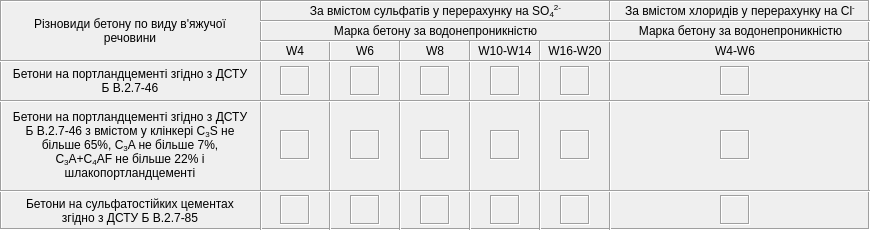
   <widget class="QFrame" name="frame_3">
    <property name="geometry">
     <rect>
      <x>10</x>
      <y>30</y>
      <width>870</width>
      <height>230</height>
     </rect>
    </property>
    <property name="frameShape">
     <enum>QFrame::Box</enum>
    </property>
    <property name="frameShadow">
     <enum>QFrame::Sunken</enum>
    </property>
    <widget class="QLabel" name="label_28">
     <property name="geometry">
      <rect>
       <x>300</x>
       <y>1</y>
       <width>271</width>
       <height>20</height>
      </rect>
     </property>
     <property name="text">
      <string>&lt;html&gt;&lt;head/&gt;&lt;body&gt;&lt;p&gt;За вмістом сульфатів у перерахунку на SO&lt;span style=&quot; vertical-align:sub;&quot;&gt;4&lt;/span&gt;&lt;span style=&quot; vertical-align:super;&quot;&gt;2-&lt;/span&gt;&lt;/p&gt;&lt;/body&gt;&lt;/html&gt;</string>
     </property>
     <property name="alignment">
      <set>Qt::AlignCenter</set>
     </property>
     <property name="wordWrap">
      <bool>true</bool>
     </property>
    </widget>
    <widget class="QLabel" name="label_30">
     <property name="geometry">
      <rect>
       <x>610</x>
       <y>1</y>
       <width>260</width>
       <height>20</height>
      </rect>
     </property>
     <property name="text">
      <string>&lt;html&gt;&lt;head/&gt;&lt;body&gt;&lt;p&gt;За вмістом хлоридів у перерахунку на Cl&lt;span style=&quot; vertical-align:super;&quot;&gt;-&lt;/span&gt;&lt;/p&gt;&lt;/body&gt;&lt;/html&gt;</string>
     </property>
     <property name="alignment">
      <set>Qt::AlignCenter</set>
     </property>
     <property name="wordWrap">
      <bool>true</bool>
     </property>
    </widget>
    <widget class="Line" name="line">
     <property name="geometry">
      <rect>
       <x>260</x>
       <y>0</y>
       <width>3</width>
       <height>230</height>
      </rect>
     </property>
     <property name="orientation">
      <enum>Qt::Vertical</enum>
     </property>
    </widget>
    <widget class="QLabel" name="label_32">
     <property name="geometry">
      <rect>
       <x>10</x>
       <y>60</y>
       <width>240</width>
       <height>41</height>
      </rect>
     </property>
     <property name="text">
      <string>Бетони на портландцементі згідно з ДСТУ Б В.2.7-46</string>
     </property>
     <property name="alignment">
      <set>Qt::AlignCenter</set>
     </property>
     <property name="wordWrap">
      <bool>true</bool>
     </property>
    </widget>
    <widget class="QLabel" name="label_33">
     <property name="geometry">
      <rect>
       <x>10</x>
       <y>100</y>
       <width>240</width>
       <height>91</height>
      </rect>
     </property>
     <property name="text">
      <string>&lt;html&gt;&lt;head/&gt;&lt;body&gt;&lt;p&gt;Бетони на портландцементі згідно з ДСТУ Б В.2.7-46 з вмістом у клінкері C&lt;span style=&quot; vertical-align:sub;&quot;&gt;3&lt;/span&gt;S не більше 65%, C&lt;span style=&quot; vertical-align:sub;&quot;&gt;3&lt;/span&gt;A не більше 7%, &lt;br/&gt;C&lt;span style=&quot; vertical-align:sub;&quot;&gt;3&lt;/span&gt;A+C&lt;span style=&quot; vertical-align:sub;&quot;&gt;4&lt;/span&gt;AF не більше 22% і шлакопортландцементі&lt;/p&gt;&lt;/body&gt;&lt;/html&gt;</string>
     </property>
     <property name="alignment">
      <set>Qt::AlignCenter</set>
     </property>
     <property name="wordWrap">
      <bool>true</bool>
     </property>
    </widget>
    <widget class="QLabel" name="label_34">
     <property name="geometry">
      <rect>
       <x>10</x>
       <y>190</y>
       <width>240</width>
       <height>41</height>
      </rect>
     </property>
     <property name="text">
      <string>Бетони на сульфатостійких цементах згідно з ДСТУ Б В.2.7-85</string>
     </property>
     <property name="alignment">
      <set>Qt::AlignCenter</set>
     </property>
     <property name="wordWrap">
      <bool>true</bool>
     </property>
    </widget>
    <widget class="QLabel" name="label_8">
     <property name="geometry">
      <rect>
       <x>300</x>
       <y>21</y>
       <width>271</width>
       <height>20</height>
      </rect>
     </property>
     <property name="text">
      <string>Марка бетону за водонепроникністю</string>
     </property>
     <property name="alignment">
      <set>Qt::AlignCenter</set>
     </property>
    </widget>
    <widget class="QLabel" name="label_9">
     <property name="geometry">
      <rect>
       <x>260</x>
       <y>41</y>
       <width>70</width>
       <height>20</height>
      </rect>
     </property>
     <property name="text">
      <string>W4</string>
     </property>
     <property name="alignment">
      <set>Qt::AlignCenter</set>
     </property>
    </widget>
    <widget class="QLabel" name="label_10">
     <property name="geometry">
      <rect>
       <x>330</x>
       <y>41</y>
       <width>70</width>
       <height>20</height>
      </rect>
     </property>
     <property name="text">
      <string>W6</string>
     </property>
     <property name="alignment">
      <set>Qt::AlignCenter</set>
     </property>
    </widget>
    <widget class="QLabel" name="label_11">
     <property name="geometry">
      <rect>
       <x>400</x>
       <y>41</y>
       <width>70</width>
       <height>20</height>
      </rect>
     </property>
     <property name="text">
      <string>W8</string>
     </property>
     <property name="alignment">
      <set>Qt::AlignCenter</set>
     </property>
    </widget>
    <widget class="QLabel" name="label_12">
     <property name="geometry">
      <rect>
       <x>470</x>
       <y>41</y>
       <width>70</width>
       <height>20</height>
      </rect>
     </property>
     <property name="text">
      <string>W10-W14</string>
     </property>
     <property name="alignment">
      <set>Qt::AlignCenter</set>
     </property>
    </widget>
    <widget class="QLabel" name="label_13">
     <property name="geometry">
      <rect>
       <x>540</x>
       <y>41</y>
       <width>70</width>
       <height>20</height>
      </rect>
     </property>
     <property name="text">
      <string>W16-W20</string>
     </property>
     <property name="alignment">
      <set>Qt::AlignCenter</set>
     </property>
    </widget>
    <widget class="QLabel" name="label_14">
     <property name="geometry">
      <rect>
       <x>700</x>
       <y>41</y>
       <width>70</width>
       <height>20</height>
      </rect>
     </property>
     <property name="text">
      <string>W4-W6</string>
     </property>
     <property name="alignment">
      <set>Qt::AlignCenter</set>
     </property>
    </widget>
    <widget class="Line" name="line_3">
     <property name="geometry">
      <rect>
       <x>320</x>
       <y>40</y>
       <width>20</width>
       <height>191</height>
      </rect>
     </property>
     <property name="orientation">
      <enum>Qt::Vertical</enum>
     </property>
    </widget>
    <widget class="Line" name="line_4">
     <property name="geometry">
      <rect>
       <x>600</x>
       <y>0</y>
       <width>20</width>
       <height>230</height>
      </rect>
     </property>
     <property name="orientation">
      <enum>Qt::Vertical</enum>
     </property>
    </widget>
    <widget class="Line" name="line_5">
     <property name="geometry">
      <rect>
       <x>260</x>
       <y>40</y>
       <width>611</width>
       <height>3</height>
      </rect>
     </property>
     <property name="orientation">
      <enum>Qt::Horizontal</enum>
     </property>
    </widget>
    <widget class="Line" name="line_6">
     <property name="geometry">
      <rect>
       <x>390</x>
       <y>40</y>
       <width>20</width>
       <height>191</height>
      </rect>
     </property>
     <property name="orientation">
      <enum>Qt::Vertical</enum>
     </property>
    </widget>
    <widget class="Line" name="line_7">
     <property name="geometry">
      <rect>
       <x>460</x>
       <y>40</y>
       <width>20</width>
       <height>191</height>
      </rect>
     </property>
     <property name="orientation">
      <enum>Qt::Vertical</enum>
     </property>
    </widget>
    <widget class="Line" name="line_8">
     <property name="geometry">
      <rect>
       <x>530</x>
       <y>40</y>
       <width>20</width>
       <height>191</height>
      </rect>
     </property>
     <property name="orientation">
      <enum>Qt::Vertical</enum>
     </property>
    </widget>
    <widget class="QLabel" name="label_35">
     <property name="geometry">
      <rect>
       <x>10</x>
       <y>10</y>
       <width>240</width>
       <height>41</height>
      </rect>
     </property>
     <property name="text">
      <string>Різновиди бетону по виду в'яжучої речовини</string>
     </property>
     <property name="alignment">
      <set>Qt::AlignCenter</set>
     </property>
     <property name="wordWrap">
      <bool>true</bool>
     </property>
    </widget>
    <widget class="Line" name="line_9">
     <property name="geometry">
      <rect>
       <x>260</x>
       <y>20</y>
       <width>610</width>
       <height>3</height>
      </rect>
     </property>
     <property name="orientation">
      <enum>Qt::Horizontal</enum>
     </property>
    </widget>
    <widget class="QLabel" name="label_15">
     <property name="geometry">
      <rect>
       <x>620</x>
       <y>21</y>
       <width>241</width>
       <height>20</height>
      </rect>
     </property>
     <property name="text">
      <string>Марка бетону за водонепроникністю</string>
     </property>
     <property name="alignment">
      <set>Qt::AlignCenter</set>
     </property>
    </widget>
    <widget class="Line" name="line_10">
     <property name="geometry">
      <rect>
       <x>0</x>
       <y>60</y>
       <width>870</width>
       <height>3</height>
      </rect>
     </property>
     <property name="orientation">
      <enum>Qt::Horizontal</enum>
     </property>
    </widget>
    <widget class="Line" name="line_11">
     <property name="geometry">
      <rect>
       <x>0</x>
       <y>100</y>
       <width>870</width>
       <height>3</height>
      </rect>
     </property>
     <property name="orientation">
      <enum>Qt::Horizontal</enum>
     </property>
    </widget>
    <widget class="Line" name="line_12">
     <property name="geometry">
      <rect>
       <x>0</x>
       <y>190</y>
       <width>870</width>
       <height>3</height>
      </rect>
     </property>
     <property name="orientation">
      <enum>Qt::Horizontal</enum>
     </property>
    </widget>
    <widget class="QLabel" name="label_5">
     <property name="geometry">
      <rect>
       <x>280</x>
       <y>66</y>
       <width>30</width>
       <height>30</height>
      </rect>
     </property>
     <property name="frameShape">
      <enum>QFrame::Box</enum>
     </property>
     <property name="frameShadow">
      <enum>QFrame::Sunken</enum>
     </property>
     <property name="text">
      <string/>
     </property>
     <property name="alignment">
      <set>Qt::AlignCenter</set>
     </property>
    </widget>
    <widget class="QLabel" name="label_6">
     <property name="geometry">
      <rect>
       <x>350</x>
       <y>66</y>
       <width>30</width>
       <height>30</height>
      </rect>
     </property>
     <property name="frameShape">
      <enum>QFrame::Box</enum>
     </property>
     <property name="frameShadow">
      <enum>QFrame::Sunken</enum>
     </property>
     <property name="text">
      <string/>
     </property>
     <property name="alignment">
      <set>Qt::AlignCenter</set>
     </property>
    </widget>
    <widget class="QLabel" name="label_16">
     <property name="geometry">
      <rect>
       <x>420</x>
       <y>66</y>
       <width>30</width>
       <height>30</height>
      </rect>
     </property>
     <property name="frameShape">
      <enum>QFrame::Box</enum>
     </property>
     <property name="frameShadow">
      <enum>QFrame::Sunken</enum>
     </property>
     <property name="text">
      <string/>
     </property>
     <property name="alignment">
      <set>Qt::AlignCenter</set>
     </property>
    </widget>
    <widget class="QLabel" name="label_21">
     <property name="geometry">
      <rect>
       <x>490</x>
       <y>66</y>
       <width>30</width>
       <height>30</height>
      </rect>
     </property>
     <property name="frameShape">
      <enum>QFrame::Box</enum>
     </property>
     <property name="frameShadow">
      <enum>QFrame::Sunken</enum>
     </property>
     <property name="text">
      <string/>
     </property>
     <property name="alignment">
      <set>Qt::AlignCenter</set>
     </property>
    </widget>
    <widget class="QLabel" name="label_22">
     <property name="geometry">
      <rect>
       <x>560</x>
       <y>66</y>
       <width>30</width>
       <height>30</height>
      </rect>
     </property>
     <property name="frameShape">
      <enum>QFrame::Box</enum>
     </property>
     <property name="frameShadow">
      <enum>QFrame::Sunken</enum>
     </property>
     <property name="text">
      <string/>
     </property>
     <property name="alignment">
      <set>Qt::AlignCenter</set>
     </property>
    </widget>
    <widget class="QLabel" name="label_24">
     <property name="geometry">
      <rect>
       <x>720</x>
       <y>66</y>
       <width>30</width>
       <height>30</height>
      </rect>
     </property>
     <property name="frameShape">
      <enum>QFrame::Box</enum>
     </property>
     <property name="frameShadow">
      <enum>QFrame::Sunken</enum>
     </property>
     <property name="text">
      <string/>
     </property>
     <property name="alignment">
      <set>Qt::AlignCenter</set>
     </property>
    </widget>
    <widget class="QLabel" name="label_25">
     <property name="geometry">
      <rect>
       <x>490</x>
       <y>130</y>
       <width>30</width>
       <height>30</height>
      </rect>
     </property>
     <property name="frameShape">
      <enum>QFrame::Box</enum>
     </property>
     <property name="frameShadow">
      <enum>QFrame::Sunken</enum>
     </property>
     <property name="text">
      <string/>
     </property>
     <property name="alignment">
      <set>Qt::AlignCenter</set>
     </property>
    </widget>
    <widget class="QLabel" name="label_26">
     <property name="geometry">
      <rect>
       <x>350</x>
       <y>130</y>
       <width>30</width>
       <height>30</height>
      </rect>
     </property>
     <property name="frameShape">
      <enum>QFrame::Box</enum>
     </property>
     <property name="frameShadow">
      <enum>QFrame::Sunken</enum>
     </property>
     <property name="text">
      <string/>
     </property>
     <property name="alignment">
      <set>Qt::AlignCenter</set>
     </property>
    </widget>
    <widget class="QLabel" name="label_27">
     <property name="geometry">
      <rect>
       <x>420</x>
       <y>130</y>
       <width>30</width>
       <height>30</height>
      </rect>
     </property>
     <property name="frameShape">
      <enum>QFrame::Box</enum>
     </property>
     <property name="frameShadow">
      <enum>QFrame::Sunken</enum>
     </property>
     <property name="text">
      <string/>
     </property>
     <property name="alignment">
      <set>Qt::AlignCenter</set>
     </property>
    </widget>
    <widget class="QLabel" name="label_31">
     <property name="geometry">
      <rect>
       <x>720</x>
       <y>130</y>
       <width>30</width>
       <height>30</height>
      </rect>
     </property>
     <property name="frameShape">
      <enum>QFrame::Box</enum>
     </property>
     <property name="frameShadow">
      <enum>QFrame::Sunken</enum>
     </property>
     <property name="text">
      <string/>
     </property>
     <property name="alignment">
      <set>Qt::AlignCenter</set>
     </property>
    </widget>
    <widget class="QLabel" name="label_36">
     <property name="geometry">
      <rect>
       <x>280</x>
       <y>130</y>
       <width>30</width>
       <height>30</height>
      </rect>
     </property>
     <property name="frameShape">
      <enum>QFrame::Box</enum>
     </property>
     <property name="frameShadow">
      <enum>QFrame::Sunken</enum>
     </property>
     <property name="text">
      <string/>
     </property>
     <property name="alignment">
      <set>Qt::AlignCenter</set>
     </property>
    </widget>
    <widget class="QLabel" name="label_37">
     <property name="geometry">
      <rect>
       <x>560</x>
       <y>130</y>
       <width>30</width>
       <height>30</height>
      </rect>
     </property>
     <property name="frameShape">
      <enum>QFrame::Box</enum>
     </property>
     <property name="frameShadow">
      <enum>QFrame::Sunken</enum>
     </property>
     <property name="text">
      <string/>
     </property>
     <property name="alignment">
      <set>Qt::AlignCenter</set>
     </property>
    </widget>
    <widget class="QLabel" name="label_38">
     <property name="geometry">
      <rect>
       <x>490</x>
       <y>195</y>
       <width>30</width>
       <height>30</height>
      </rect>
     </property>
     <property name="frameShape">
      <enum>QFrame::Box</enum>
     </property>
     <property name="frameShadow">
      <enum>QFrame::Sunken</enum>
     </property>
     <property name="text">
      <string/>
     </property>
     <property name="alignment">
      <set>Qt::AlignCenter</set>
     </property>
    </widget>
    <widget class="QLabel" name="label_39">
     <property name="geometry">
      <rect>
       <x>350</x>
       <y>195</y>
       <width>30</width>
       <height>30</height>
      </rect>
     </property>
     <property name="frameShape">
      <enum>QFrame::Box</enum>
     </property>
     <property name="frameShadow">
      <enum>QFrame::Sunken</enum>
     </property>
     <property name="text">
      <string/>
     </property>
     <property name="alignment">
      <set>Qt::AlignCenter</set>
     </property>
    </widget>
    <widget class="QLabel" name="label_40">
     <property name="geometry">
      <rect>
       <x>420</x>
       <y>195</y>
       <width>30</width>
       <height>30</height>
      </rect>
     </property>
     <property name="frameShape">
      <enum>QFrame::Box</enum>
     </property>
     <property name="frameShadow">
      <enum>QFrame::Sunken</enum>
     </property>
     <property name="text">
      <string/>
     </property>
     <property name="alignment">
      <set>Qt::AlignCenter</set>
     </property>
    </widget>
    <widget class="QLabel" name="label_41">
     <property name="geometry">
      <rect>
       <x>720</x>
       <y>195</y>
       <width>30</width>
       <height>30</height>
      </rect>
     </property>
     <property name="frameShape">
      <enum>QFrame::Box</enum>
     </property>
     <property name="frameShadow">
      <enum>QFrame::Sunken</enum>
     </property>
     <property name="text">
      <string/>
     </property>
     <property name="alignment">
      <set>Qt::AlignCenter</set>
     </property>
    </widget>
    <widget class="QLabel" name="label_42">
     <property name="geometry">
      <rect>
       <x>280</x>
       <y>195</y>
       <width>30</width>
       <height>30</height>
      </rect>
     </property>
     <property name="frameShape">
      <enum>QFrame::Box</enum>
     </property>
     <property name="frameShadow">
      <enum>QFrame::Sunken</enum>
     </property>
     <property name="text">
      <string/>
     </property>
     <property name="alignment">
      <set>Qt::AlignCenter</set>
     </property>
    </widget>
    <widget class="QLabel" name="label_43">
     <property name="geometry">
      <rect>
       <x>560</x>
       <y>195</y>
       <width>30</width>
       <height>30</height>
      </rect>
     </property>
     <property name="frameShape">
      <enum>QFrame::Box</enum>
     </property>
     <property name="frameShadow">
      <enum>QFrame::Sunken</enum>
     </property>
     <property name="text">
      <string/>
     </property>
     <property name="alignment">
      <set>Qt::AlignCenter</set>
     </property>
    </widget>
   </widget>
